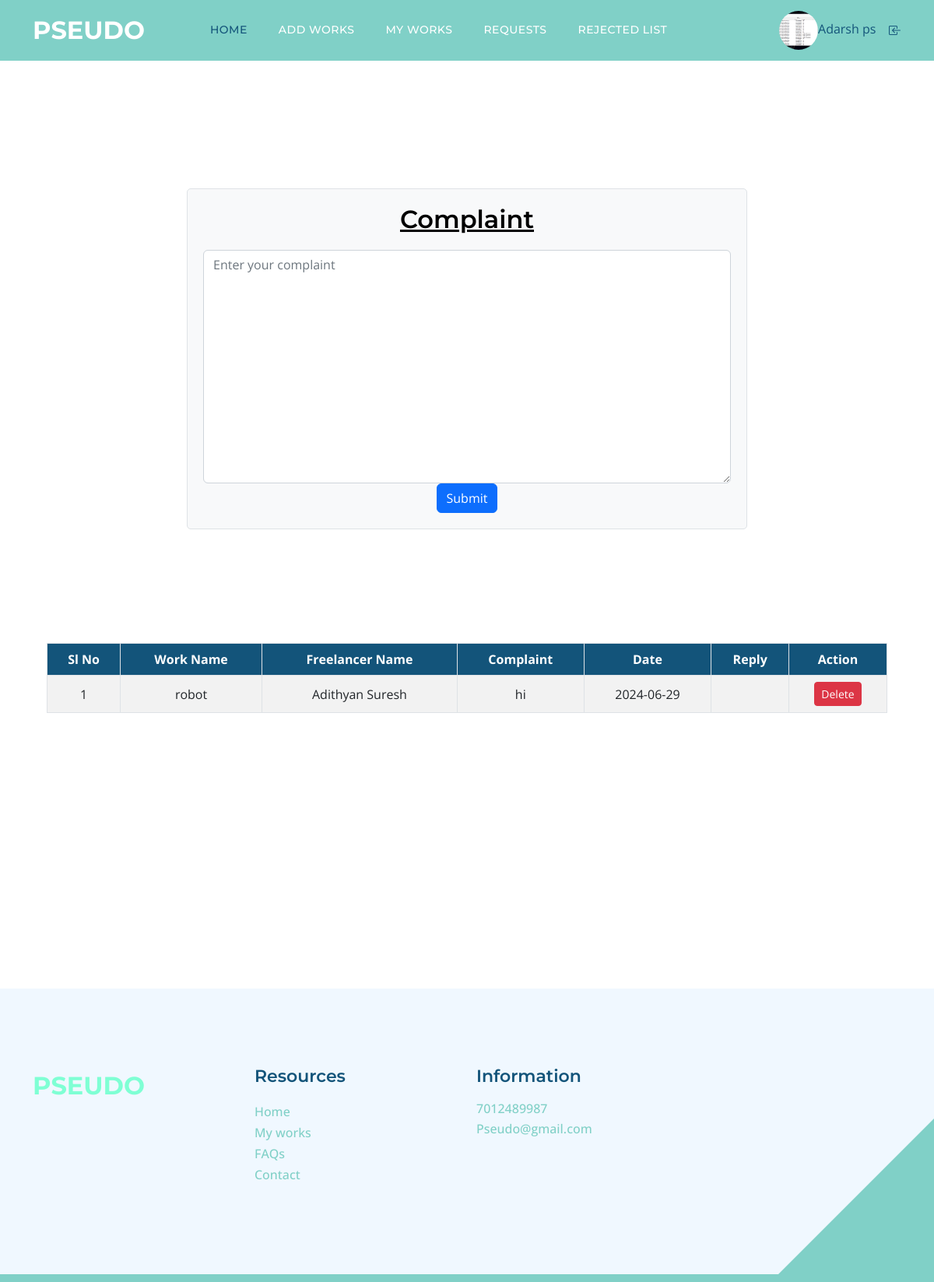
The page /client/Clientcomplaint.php (signed in) on the database its author committed.
### tables this page shows
CREATE TABLE `tbl_complaint` (
  `complaint_id` int(11) NOT NULL,
  `complaint_details` varchar(1000) NOT NULL,
  `complaint_date` varchar(20) NOT NULL,
  `complaint_reply` varchar(1000) NOT NULL,
  `freelan_id` int(11) NOT NULL,
  `client_id` int(11) NOT NULL,
  `request_id` int(11) NOT NULL,
  `complaint_status` int(11) NOT NULL,
  `complaint_rdate` varchar(50) NOT NULL
);

CREATE TABLE `tbl_work` (
  `work_id` int(11) NOT NULL,
  `work_name` varchar(100) NOT NULL,
  `work_price` varchar(50) NOT NULL,
  `work_details` varchar(1000) NOT NULL,
  `work_doc` varchar(50) NOT NULL,
  `client_id` int(11) NOT NULL,
  `subcat_id` int(11) NOT NULL,
  `work_final` varchar(100) NOT NULL
);

CREATE TABLE `tbl_freelan` (
  `freelan_id` int(11) NOT NULL,
  `freelan_name` varchar(50) NOT NULL,
  `freelan_email` varchar(50) NOT NULL,
  `place_id` int(11) NOT NULL,
  `freelan_address` varchar(200) NOT NULL,
  `freelan_photo` varchar(50) NOT NULL,
  `freelan_proof` varchar(50) NOT NULL,
  `freelan_password` varchar(50) NOT NULL,
  `freelan_dob` varchar(20) NOT NULL,
  `freelan_contact` varchar(20) NOT NULL,
  `freelan_status` int(11) NOT NULL,
  `freelan_gender` varchar(50) NOT NULL
);

### client/Clientcomplaint.php (the view, shortened to what this page needs)
<?php
include('Header.php');
        ?>
<!DOCTYPE html PUBLIC "-//W3C//DTD XHTML 1.0 Transitional//EN" "http://www.w3.org/TR/xhtml1/DTD/xhtml1-transitional.dtd">
<html xmlns="http://www.w3.org/1999/xhtml">
<head>
</head>
<body>
<form id="frm_complaint" name="frm_complaint" method="post" action="">
<div class="container form-container">
    <form method="post" action="your_action_page.php">
        <h3 class="text-center">Complaint</h3>
        <div class="form-group">
            <textarea class="form-control" name="txt_complaint" id="txt_complaint" placeholder="Enter your complaint"></textarea>
        </div>
        <div class="form-group text-center">
            <button type="submit" name="btn_submit" class="btn btn-primary">Submit</button>
        </div>
    </form>
</div>
  <p>&nbsp;</p>
  <p>&nbsp;</p>
  <div class="table-container">
    <table class="table table-bordered">
        <thead>
            <tr>
                <th scope="col">Sl No</th>
                <th scope="col">Work Name</th>
                <th scope="col">Freelancer Name</th>
                <th scope="col">Complaint</th>
                <th scope="col">Date</th>
                <th scope="col">Reply</th>
                <th scope="col">Action</th>
            </tr>
        </thead>
        <tbody>
        <?php
	$i=0;
			$selqry="select * from tbl_complaint u inner join tbl_request j on u.request_id=j.request_id inner join tbl_work p on j.work_id=p.work_id inner join tbl_freelan k on j.freelan_id=k.freelan_id  where u.client_id=".$_SESSION['cid'];
			$complaint=$con->query($selqry);
  				while($data=$complaint->fetch_assoc())
  					{
	  				$i++;
		?>
            <tr>
                <td><?php echo $i ?></td>
                <td><?php echo $data['work_name'] ?></td>
                <td><?php echo $data['freelan_name'] ?></td>
                <td><?php echo $data['complaint_details'] ?></td>
                <td><?php echo $data['complaint_date'] ?></td>
                <td><?php echo $data['complaint_reply'] ?></td>
                <td><a href="Clientcomplaint.php?did=<?php echo $data['complaint_id']?>" class="btn btn-danger btn-sm">Delete</a></td>
            </tr>
            <?php
                }
            ?>
        </tbody>
    </table>
</div>
  <p>&nbsp;</p>
</form>
</body>
<?php
include('Footer.php');
?>
</html>

### Asset/Templates/Main/css/templatemo-topic-listing.css (style rules this page uses)
:root { --white-color: #ffffff; --primary-color: #13547a; --secondary-color: #80d0c7; --section-bg-color: #f0f8ff; --custom-btn-bg-color: #80d0c7; --custom-btn-bg-hover-color: #13547a; --dark-color: #000000; --p-color: #717275; --border-color: #7fffd4; --link-hover-color: #13547a; --body-font-family: 'Open Sans', sans-serif; --title-font-family: 'Montserrat', sans-serif; --h1-font-size: 58px; --h2-font-size: 46px; --h3-font-size: 32px; --h4-font-size: 28px; --h5-font-size: 24px; --h6-font-size: 22px; --p-font-size: 20px; --menu-font-size: 14px; --btn-font-size: 18px; --copyright-font-size: 16px; --border-radius-large: 100px; --border-radius-medium: 20px; --border-radius-small: 10px; --font-weight-normal: 400; --font-weight-medium: 500; --font-weight-semibold: 600; --font-weight-bold: 700; }
body { background-color: var(--white-color); font-family: var(--body-font-family); }
h2, h3, h4, h5, h6 { color: var(--dark-color); }
h1, h2, h3, h4, h5, h6 { font-family: var(--title-font-family); font-weight: var(--font-weight-semibold); }
h3 { font-size: var(--h3-font-size); }
p { color: var(--p-color); font-size: var(--p-font-size); font-weight: var(--font-weight-normal); }
a, button { touch-action: manipulation; transition: all 0.3s; }
a { display: inline-block; color: var(--primary-color); text-decoration: none; }

### client/Clientcomplaint.php (style rules this page uses)
.table-container { width: 90%; margin: 20px auto; }
.table thead th { background-color: #13547a; color: white; }
.table tbody tr:nth-child(odd) { background-color: #f2f2f2; }
.table td, .table th { text-align: center; vertical-align: middle; }
.form-container { width: 60%; margin: 50px auto; padding: 20px; border: 1px solid #dee2e6; border-radius: 5px; background-color: #f8f9fa; }
.form-container h3 { text-decoration: underline; margin-bottom: 20px; }
.form-container textarea { width: 100%; height: 300px; }

### rows shown on the page
tbl_complaint: tbl_work.work_name "robot", tbl_freelan.freelan_name "Adithyan Suresh", complaint_details "hi", complaint_date "2024-06-29"

### other values the page prints
$_SESSION['cName'] "Adarsh ps"
